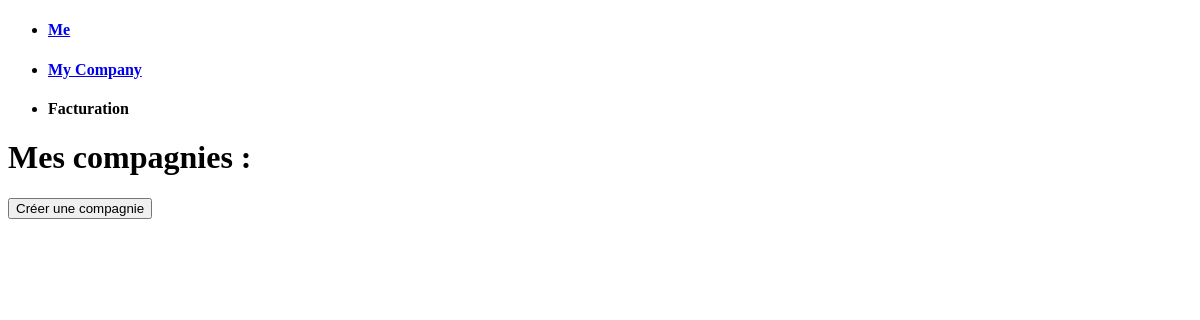
Page /company/ (signed in) on the earlier database version.
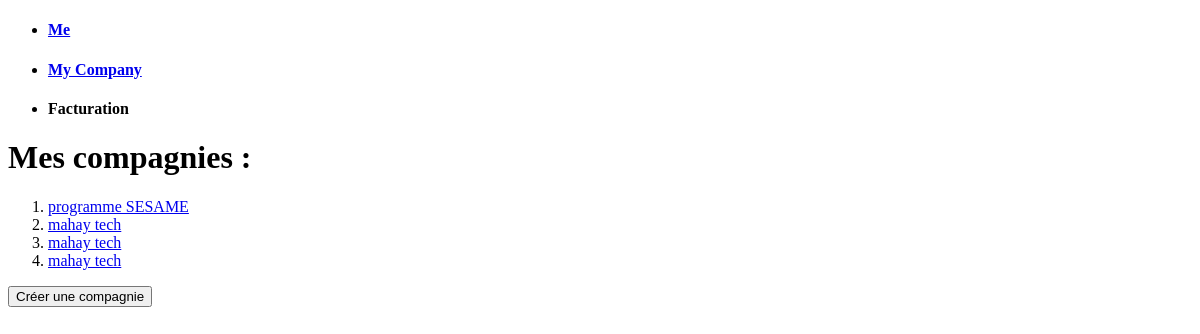
Same page on the later database version.
### app/models.py (models this page shows)
class Company(models.Model):
    name = models.CharField(max_length=50)
    status = models.CharField(max_length=50)
    number = models.CharField(max_length=6)
    sector = models.CharField(max_length=50)
    creating_date = models.CharField(max_length=50)
    address = models.CharField(max_length=50)
    mail = models.EmailField(max_length=50)
    tel = models.IntegerField()
    website = models.CharField(max_length=50)
    salary_number = models.IntegerField(max_length=15)
    author = models.IntegerField()

### app/views.py (the view, shortened to what this page needs)
# urls.py: re_path(r'^company/', app.views.my_company, name='my_company'),
def my_company(request):
    try:
        session_id = request.session['id']
        companies = 'None'
        try:
            if request.GET:
                if 'update' in request.GET:
                    id = request.GET['update']
                    company = Company.objects.get(id=id)
                    return render(request, 'tab/my_company_update.html', locals())
            else:
                company = Company.objects.filter(author=session_id).order_by('id').reverse()
                companies = company
        except Company.DoesNotExist:
            pass
        return render(request, 'tab/my_company.html', locals())
    except KeyError:
        return redirect(auth)

### app/templates/tab/my_company.html (shortened to what this page needs)
{% extends 'base.html' %}
{% block content %}
<h1> Mes compagnies : </h1>
<ol>
    {% for company in companies %}
        <li>
            <a href="http://localhost:8000/check/?company={{ company.id }}">
            {{ company.name }}
            </a>
        </li>
    {% endfor %}
</ol>
<a href="{% url 'create_company' %}">
    <input type="button" value="Créer une compagnie">
</a>
{% endblock %}

### app/templates/base.html (shortened to what this page needs)
<!DOCTYPE html>
<html>
    <head>
    </head>
    <body>
        <header>
            <ul>
                <li>
                    <h4>
                        <a href="{% url 'profile' %}">
                            Me
                        </a>
                    </h4>
                </li>
                <li>
                    <h4>
                        <a href="{% url 'my_company' %}">
                            My Company
                        </a>
                    </h4>
                <li>
                    <h4>
                        Facturation
                    </h4>
                </li>
            </ul>
        </header>
        {% block content %}
        {% endblock %}
    </body>
</html>

Differences in the rows shown:
added Company: name "programme SESAME"
added Company: name "mahay tech"
added Company: name "mahay tech"
added Company: name "mahay tech"
